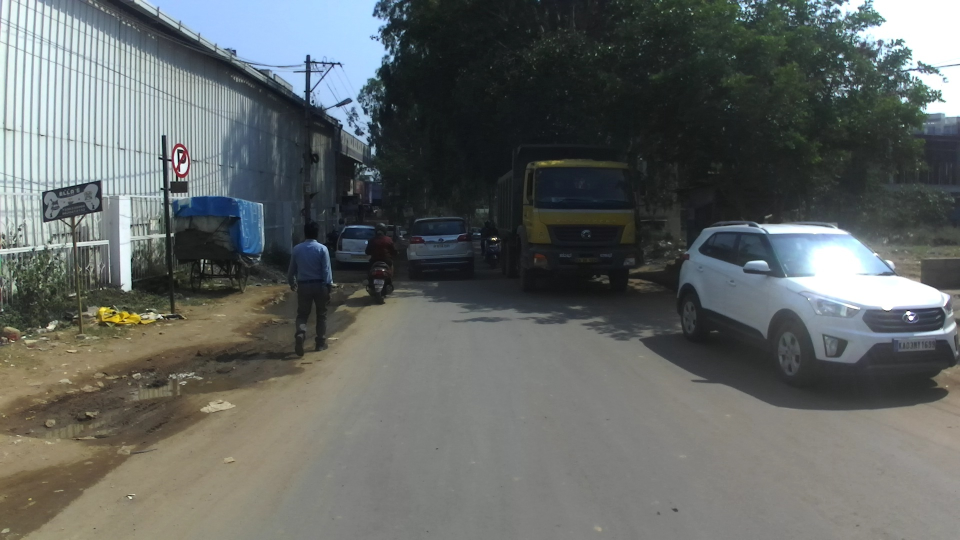
#> input picture Image Segmentation Test Codes/Color Segmentation/image1.jpg, 1920 x 1080 px (shown at 1/2 size)
$ python -i ImagePreprocess.py   (imports and definitions only)   (older library calls are emulated)
#> lines starting #> are read from the running program, lines starting #| are printed output that depends on the picture
#> further down, picture is the input picture: shape (1080, 1920, 3); mean B, G, R 100.4, 102.1, 97.7
import cv2
import numpy as np
import matplotlib.pyplot as plt
from math import sqrt
from skimage.feature import blob_dog, blob_log, blob_doh
import imutils

# [7 lines left out: function constrastLimit, not called in this run]

def LaplacianOfGaussian(image):
    LoG_image = cv2.GaussianBlur(image, (3,3), 0)           # paramter
    gray = cv2.cvtColor( LoG_image, cv2.COLOR_BGR2GRAY)
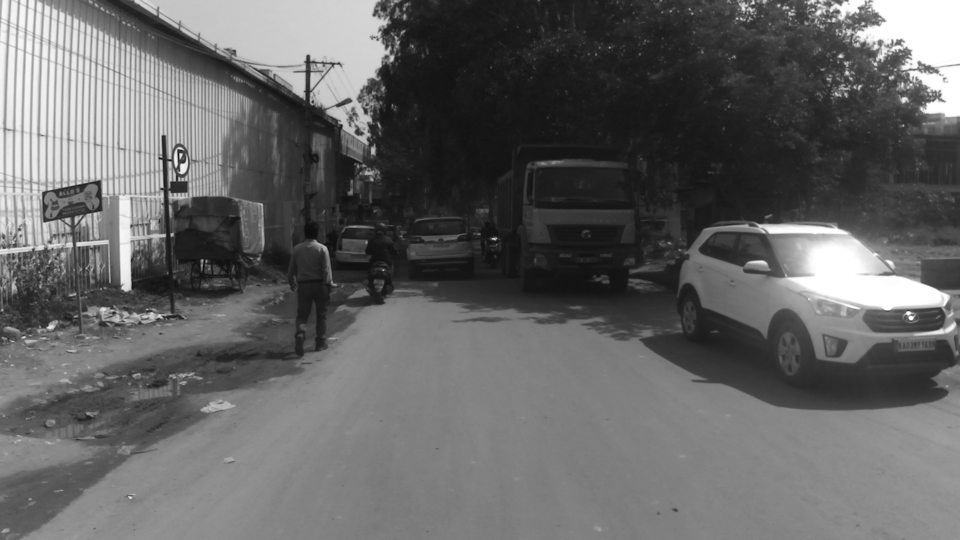
#> gray: shape (1080, 1920) (shown at 1/2 size); min 6, max 255, mean 100.6
    LoG_image = cv2.Laplacian( gray, cv2.CV_8U,3,3,2)       # parameter
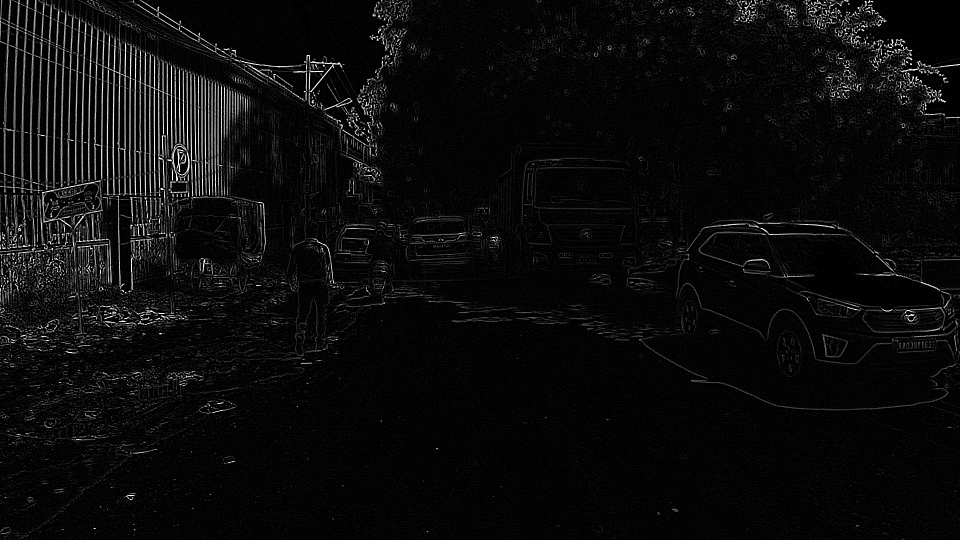
#> LoG_image: shape (1080, 1920) (shown at 1/2 size); min 0, max 255, mean 11.8
    LoG_image = cv2.convertScaleAbs(LoG_image)
    return LoG_image

# [45 lines left out: functions binarization, removeSmallComponents, preprocess_image, main, not called in this run]

# [2 lines not run here, left out]

>>> import cv2
>>> picture = cv2.imread('image1.jpg')
>>> result = LaplacianOfGaussian(picture)

$ run again, on Image Segmentation Test Codes/Color Segmentation/image.jpg
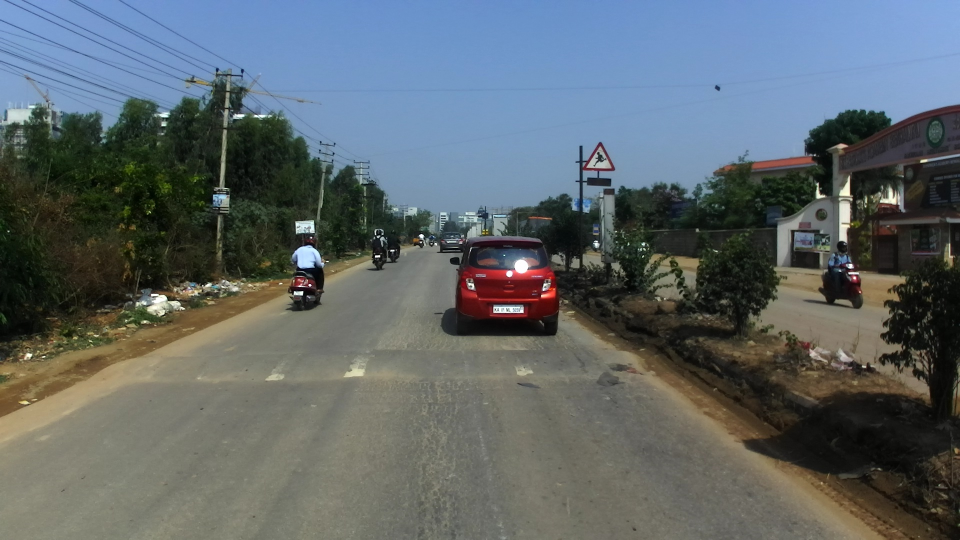
#> input picture Image Segmentation Test Codes/Color Segmentation/image.jpg, 1920 x 1080 px (shown at 1/2 size)
#> picture is the input picture: shape (1080, 1920, 3); mean B, G, R 105.5, 102.3, 93.7
#> in LaplacianOfGaussian, `gray = cv2.cvtColor( LoG_image, cv2.COLOR_BGR2GRAY)`:
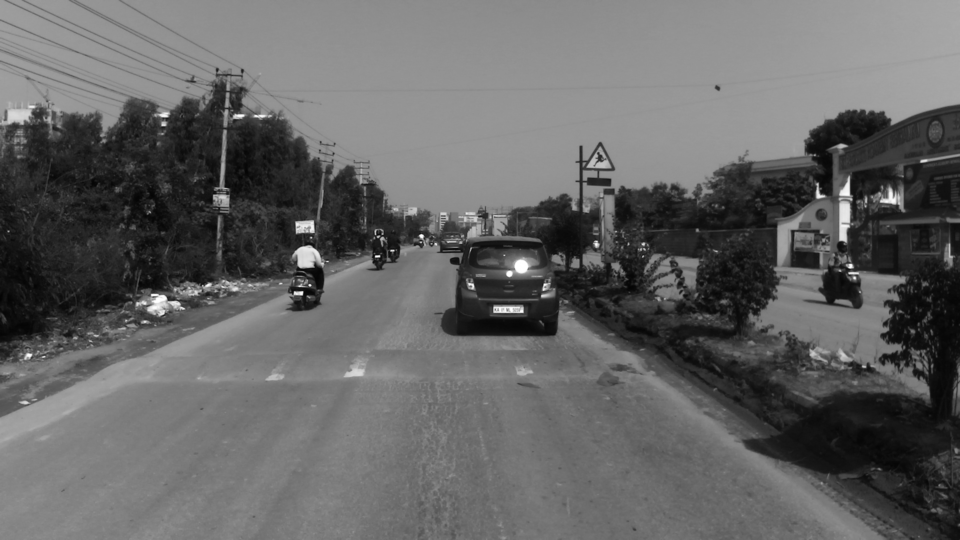
#> gray: shape (1080, 1920) (shown at 1/2 size); min 2, max 255, mean 100.1
#> in LaplacianOfGaussian, `LoG_image = cv2.Laplacian( gray, cv2.CV_8U,3,3,2)`:
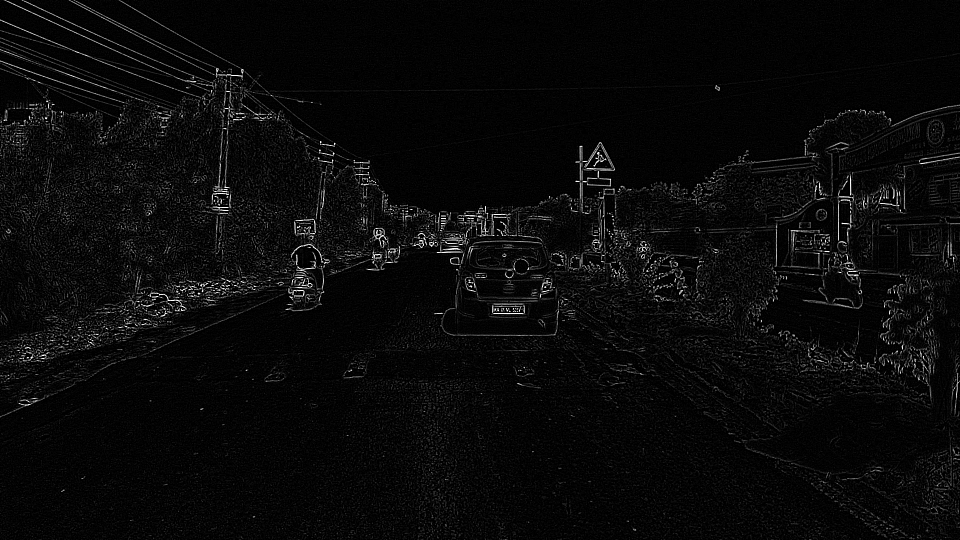
#> LoG_image: shape (1080, 1920) (shown at 1/2 size); min 0, max 255, mean 10
